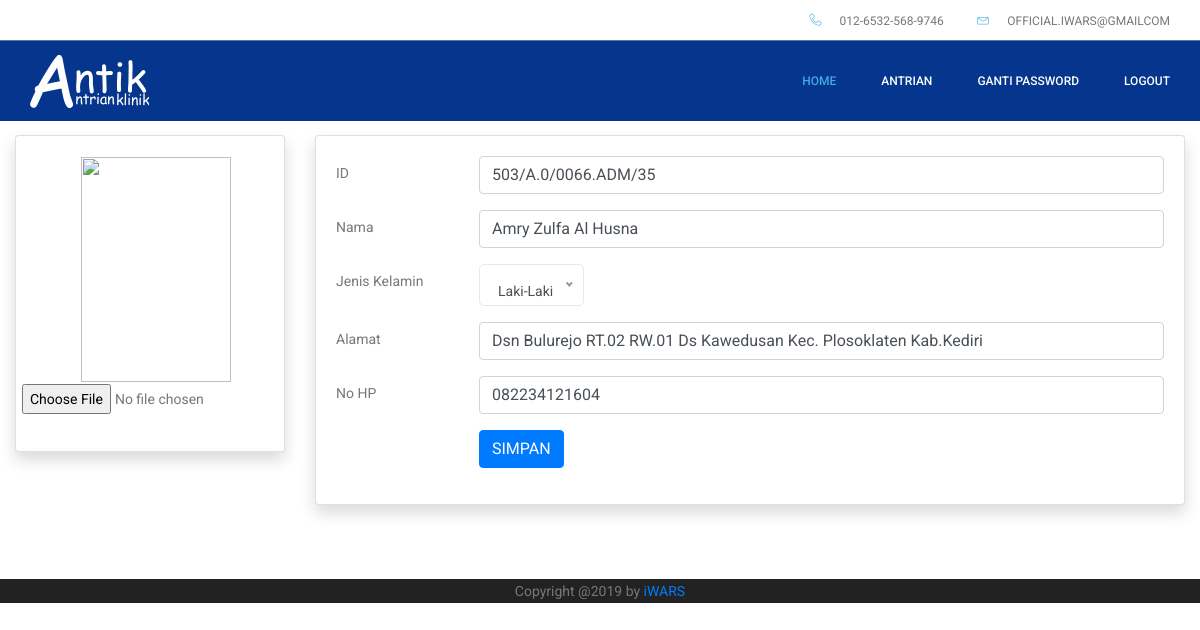
/dokter/edit-profil.php (signed in), run on the app's committed database.
### tables this page shows
CREATE TABLE `tb_user` (
  `id_user` int(11) NOT NULL,
  `id_akses` int(11) NOT NULL,
  `no_identitas` varchar(20) NOT NULL,
  `nama` varchar(40) NOT NULL,
  `jenis_kelamin` varchar(1) NOT NULL,
  `tempat_lahir` varchar(30) NOT NULL,
  `tanggal_lahir` date NOT NULL,
  `no_hp` varchar(13) NOT NULL,
  `alamat` varchar(100) NOT NULL,
  `email` varchar(100) NOT NULL,
  `pekerjaan` varchar(30) NOT NULL,
  `username` varchar(10) NOT NULL,
  `password` varchar(10) NOT NULL,
  `foto` varchar(200) NOT NULL
);

### session.php (called while the page is built, shortened)
<?php
include "koneksi.php";
$user_check = $_SESSION['username'];
$sql = "SELECT * FROM tb_user WHERE username='$user_check'";
$ses_sql = mysqli_query($koneksi, $sql);
$row = mysqli_fetch_assoc($ses_sql);
$username=$row['username'];
 ?>

### dokter/edit-profil.php (the view, shortened to what this page needs)
<?php
require ("../koneksi.php");
include '../session.php';
?>
<!doctype html>
<html lang="en">
<head>
	<link rel="stylesheet" href="../css/bootstrap.css">
	<link rel="stylesheet" href="../vendors/linericon/style.css">
	<link rel="stylesheet" href="../css/font-awesome.min.css">
	<link rel="stylesheet" href="../vendors/nice-select/css/nice-select.css">
	<link rel="stylesheet" href="../vendors/animate-css/animate.css">
	<link rel="stylesheet" href="../vendors/jquery-ui/jquery-ui.css">
	<link rel="stylesheet" href="../css/style.css">
	<link rel="stylesheet" href="../css/responsive.css">
	<link href="antrian.css" rel="stylesheet" text="text/css">
</head>
<body>
	<header class="header_area">
		<div class="top_menu row m0">
			<div class="container">
				<div class="float-right">
					<ul class="right_side">
						<li>
							<a href="login.php">
								<i class="lnr lnr-phone-handset"></i>
								012-6532-568-9746
							</a>
						</li>
						<li>
							<a href="#">
								<i class="lnr lnr-envelope"></i>
								official.iwars@gmailcom
							</a>
						</li>
					</ul>
				</div>
			</div>
		</div>
		<div class="main_menu">
			<nav class="navbar navbar-expand-lg navbar-light">
				<div class="container">
					<a class="navbar-brand logo_h" href="index-dr.php">
						<img src="../img/antik.png" alt="">
					</a>
					<div class="collapse navbar-collapse offset" id="navbarSupportedContent">
						<div class="row ml-0 w-100">
							<div class="col-lg-12 pr-0">
								<ul class="nav navbar-nav center_nav pull-right">
									<li class="nav-item active">
										<a class="nav-link" href="index-dr.php">Home</a>
									</li>
									<li class="nav-item">
										<a class="nav-link" href="antrian-dr.php">Antrian</a>
									</li>
									<li class="nav-item">
										<a class="nav-link" href="gantipass.php">Ganti Password</a>
									</li>
									<li class="nav-item">
										<a class="nav-link" href="../logout.php" data-toggle="modal" data-target="#logoutModal">Logout </a>
									</li>
								</ul>
							</div>
						</div>
					</div>
				</div>
			</nav>
		</div>
	</header>
	<section class="feedback_area section_gap relative">
		<div class="container-fluid">
			<br>
			<h3>PROFIL</h3>
			<br>
			<div class="row">
	            <div class="col-xl-3 col-lg-5">
	              <div class="card shadow mb-4">
	                <div class="card-body">
	                    <form action="" method="post">
	                      <div class="form-group row">
	                        <table  id="dataTable" width="100%" cellspacing="0">
	                          <tr>
	                              <td><center><img src="img/<?php echo $data ['foto'];?>" width="150" height="225"></center></td>
	                          </tr>
	                          <tr>
	                          	<td><input type="file" name="gambar" value=""></td>
	                          </tr>
	                        </table>
	                      </div>
	                    </form>
	                  </div>
	              </div>
	            </div>
	            <div class="col-xl-9 col-lg-7">
	              <div class="card shadow mb-4">
	                  <div class="card-body">
	                      <form action="" method="post">
	                          <div class="form-group row">
	                          	<?php
			                    $query = mysqli_query($koneksi, "SELECT * FROM tb_user where username='$username'");
			                    while($data = mysqli_fetch_array($query)) {
			                 	?>
	                            <label class="col-sm-2 col-form-label">ID</label>
	                            <div class="col-sm-10">
	                              <input type="text" name="no_identitas" value="<?php echo $data ['no_identitas'];?>" class="form-control" size="4" >
	                            </div>
	                          </div>
	                          <div class="form-group row">
	                            <label class="col-sm-2 col-form-label">Nama</label>
	                            <div class="col-sm-10">
	                              <input type="text" name="nama" value="<?php echo $data ['nama'];?>" class="form-control" size="4" >
	                            </div>
	                          </div>
	                          <div class="form-group row">
	                            <label class="col-sm-2 col-form-label">Jenis Kelamin</label>
	                            <div class="col-sm-10">
	                            </div>
	                          </div>
	                          <div class="form-group row">
	                            <label class="col-sm-2 col-form-label">Alamat</label>
	                            <div class="col-sm-10">
	                              <input type="text" name="alamat" value="<?php echo $data ['alamat'];?>" class="form-control" size="4" >
	                            </div>
	                          </div>
	                          <div class="form-group row">
	                            <label class="col-sm-2 col-form-label">No HP</label>
	                            <div class="col-sm-10">
	                              <input type="text" name="no_hp" value="<?php echo $data ['no_hp'];?>" class="form-control" size="4" >
	                            </div><?php } ?>
	                          </div>
	                          <div class="form-group row">
	                            <label class="col-sm-2 col-form-label">&nbsp;</label>
	                            <div class="col-sm-10">
	                              <input type="submit" name="eprofil" class="btn btn-primary" value="SIMPAN">
	                            </div>
	                          </div>
	                      </form>
	                  </div>
	               </div>
	            </div>
			</div>
		</div>
	</section>
	<footer class="footer-area">
		<center>Copyright @2019 by <a href="https://www.instagram.com/iwarsofficial/?hl=id">iWARS</a></center>
	</footer>
</body>
</html>

### data on the page
tb_user: no_identitas "503/A.0/0066.ADM/35", nama "Amry Zulfa Al Husna", alamat "Dsn Bulurejo RT.02 RW.01 Ds Kawedusan Kec. Plosoklaten Kab.Kediri", no_hp "082234121604"
